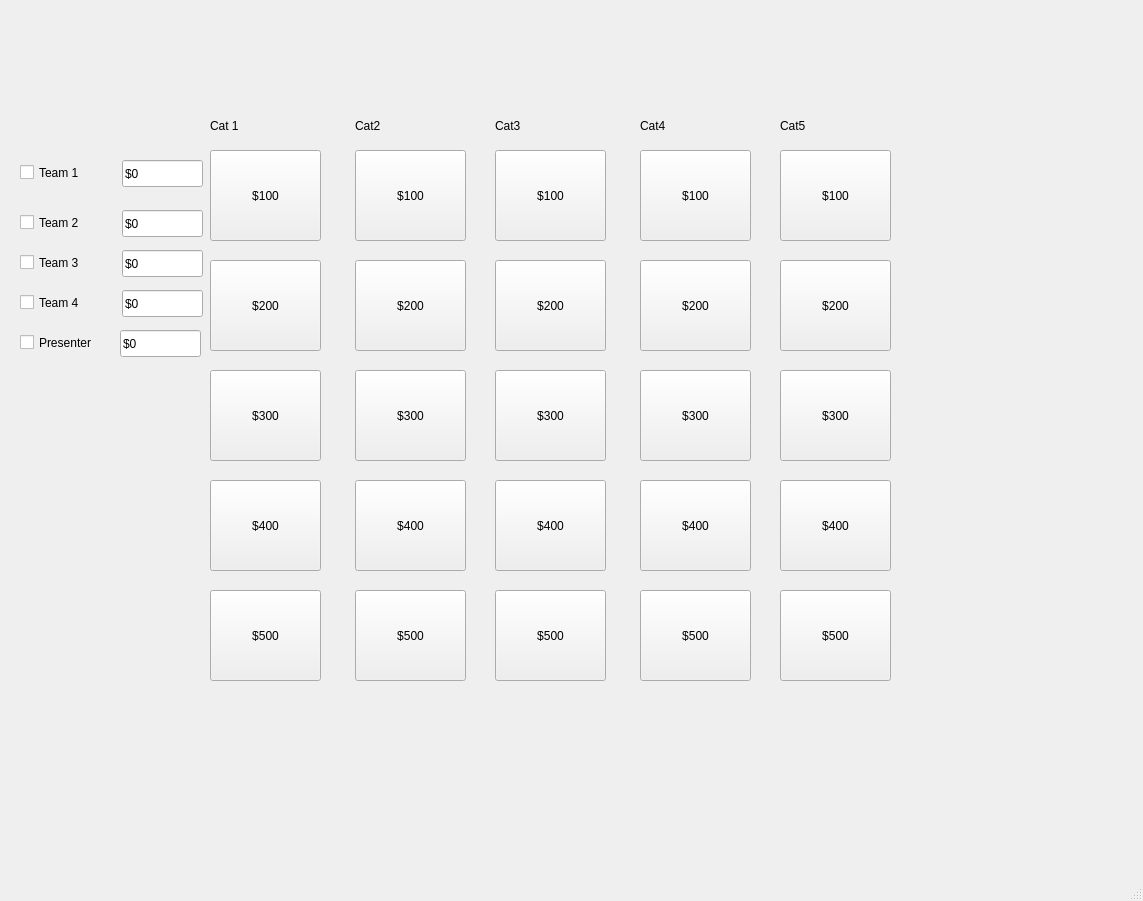
<?xml version="1.0" encoding="UTF-8"?>
<ui version="4.0">
 <class>MainWindow</class>
 <widget class="QMainWindow" name="MainWindow">
  <property name="geometry">
   <rect>
    <x>0</x>
    <y>0</y>
    <width>1143</width>
    <height>901</height>
   </rect>
  </property>
  <property name="windowTitle">
   <string>MainWindow</string>
  </property>
  <widget class="QWidget" name="centralwidget">
   <widget class="QPushButton" name="cat1_1">
    <property name="geometry">
     <rect>
      <x>210</x>
      <y>150</y>
      <width>111</width>
      <height>91</height>
     </rect>
    </property>
    <property name="text">
     <string>$100</string>
    </property>
   </widget>
   <widget class="QPushButton" name="cat2_1">
    <property name="geometry">
     <rect>
      <x>355</x>
      <y>150</y>
      <width>111</width>
      <height>91</height>
     </rect>
    </property>
    <property name="text">
     <string>$100</string>
    </property>
   </widget>
   <widget class="QPushButton" name="cat1_2">
    <property name="geometry">
     <rect>
      <x>210</x>
      <y>260</y>
      <width>111</width>
      <height>91</height>
     </rect>
    </property>
    <property name="text">
     <string>$200</string>
    </property>
   </widget>
   <widget class="QPushButton" name="cat4_1">
    <property name="geometry">
     <rect>
      <x>640</x>
      <y>150</y>
      <width>111</width>
      <height>91</height>
     </rect>
    </property>
    <property name="text">
     <string>$100</string>
    </property>
   </widget>
   <widget class="QPushButton" name="cat5_1">
    <property name="geometry">
     <rect>
      <x>780</x>
      <y>150</y>
      <width>111</width>
      <height>91</height>
     </rect>
    </property>
    <property name="text">
     <string>$100</string>
    </property>
   </widget>
   <widget class="QPushButton" name="cat3_1">
    <property name="geometry">
     <rect>
      <x>495</x>
      <y>150</y>
      <width>111</width>
      <height>91</height>
     </rect>
    </property>
    <property name="text">
     <string>$100</string>
    </property>
   </widget>
   <widget class="QPushButton" name="cat1_3">
    <property name="geometry">
     <rect>
      <x>210</x>
      <y>370</y>
      <width>111</width>
      <height>91</height>
     </rect>
    </property>
    <property name="text">
     <string>$300</string>
    </property>
   </widget>
   <widget class="QPushButton" name="cat1_4">
    <property name="geometry">
     <rect>
      <x>210</x>
      <y>480</y>
      <width>111</width>
      <height>91</height>
     </rect>
    </property>
    <property name="text">
     <string>$400</string>
    </property>
   </widget>
   <widget class="QPushButton" name="cat1_5">
    <property name="geometry">
     <rect>
      <x>210</x>
      <y>590</y>
      <width>111</width>
      <height>91</height>
     </rect>
    </property>
    <property name="text">
     <string>$500</string>
    </property>
   </widget>
   <widget class="QPushButton" name="cat2_2">
    <property name="geometry">
     <rect>
      <x>355</x>
      <y>260</y>
      <width>111</width>
      <height>91</height>
     </rect>
    </property>
    <property name="text">
     <string>$200</string>
    </property>
   </widget>
   <widget class="QPushButton" name="cat3_2">
    <property name="geometry">
     <rect>
      <x>495</x>
      <y>260</y>
      <width>111</width>
      <height>91</height>
     </rect>
    </property>
    <property name="text">
     <string>$200</string>
    </property>
   </widget>
   <widget class="QPushButton" name="cat4_2">
    <property name="geometry">
     <rect>
      <x>640</x>
      <y>260</y>
      <width>111</width>
      <height>91</height>
     </rect>
    </property>
    <property name="text">
     <string>$200</string>
    </property>
   </widget>
   <widget class="QPushButton" name="cat5_2">
    <property name="geometry">
     <rect>
      <x>780</x>
      <y>260</y>
      <width>111</width>
      <height>91</height>
     </rect>
    </property>
    <property name="text">
     <string>$200</string>
    </property>
   </widget>
   <widget class="QPushButton" name="cat2_3">
    <property name="geometry">
     <rect>
      <x>355</x>
      <y>370</y>
      <width>111</width>
      <height>91</height>
     </rect>
    </property>
    <property name="text">
     <string>$300</string>
    </property>
   </widget>
   <widget class="QPushButton" name="cat3_3">
    <property name="geometry">
     <rect>
      <x>495</x>
      <y>370</y>
      <width>111</width>
      <height>91</height>
     </rect>
    </property>
    <property name="text">
     <string>$300</string>
    </property>
   </widget>
   <widget class="QPushButton" name="cat4_3">
    <property name="geometry">
     <rect>
      <x>640</x>
      <y>370</y>
      <width>111</width>
      <height>91</height>
     </rect>
    </property>
    <property name="text">
     <string>$300</string>
    </property>
   </widget>
   <widget class="QPushButton" name="cat5_3">
    <property name="geometry">
     <rect>
      <x>780</x>
      <y>370</y>
      <width>111</width>
      <height>91</height>
     </rect>
    </property>
    <property name="text">
     <string>$300</string>
    </property>
   </widget>
   <widget class="QPushButton" name="cat2_4">
    <property name="geometry">
     <rect>
      <x>355</x>
      <y>480</y>
      <width>111</width>
      <height>91</height>
     </rect>
    </property>
    <property name="text">
     <string>$400</string>
    </property>
   </widget>
   <widget class="QPushButton" name="cat3_4">
    <property name="geometry">
     <rect>
      <x>495</x>
      <y>480</y>
      <width>111</width>
      <height>91</height>
     </rect>
    </property>
    <property name="text">
     <string>$400</string>
    </property>
   </widget>
   <widget class="QPushButton" name="cat4_4">
    <property name="geometry">
     <rect>
      <x>640</x>
      <y>480</y>
      <width>111</width>
      <height>91</height>
     </rect>
    </property>
    <property name="text">
     <string>$400</string>
    </property>
   </widget>
   <widget class="QPushButton" name="cat5_4">
    <property name="geometry">
     <rect>
      <x>780</x>
      <y>480</y>
      <width>111</width>
      <height>91</height>
     </rect>
    </property>
    <property name="text">
     <string>$400</string>
    </property>
   </widget>
   <widget class="QPushButton" name="cat2_5">
    <property name="geometry">
     <rect>
      <x>355</x>
      <y>590</y>
      <width>111</width>
      <height>91</height>
     </rect>
    </property>
    <property name="text">
     <string>$500</string>
    </property>
   </widget>
   <widget class="QPushButton" name="cat3_5">
    <property name="geometry">
     <rect>
      <x>495</x>
      <y>590</y>
      <width>111</width>
      <height>91</height>
     </rect>
    </property>
    <property name="text">
     <string>$500</string>
    </property>
   </widget>
   <widget class="QPushButton" name="cat4_5">
    <property name="geometry">
     <rect>
      <x>640</x>
      <y>590</y>
      <width>111</width>
      <height>91</height>
     </rect>
    </property>
    <property name="text">
     <string>$500</string>
    </property>
   </widget>
   <widget class="QPushButton" name="cat5_5">
    <property name="geometry">
     <rect>
      <x>780</x>
      <y>590</y>
      <width>111</width>
      <height>91</height>
     </rect>
    </property>
    <property name="text">
     <string>$500</string>
    </property>
   </widget>
   <widget class="QLabel" name="cat1">
    <property name="geometry">
     <rect>
      <x>210</x>
      <y>100</y>
      <width>121</width>
      <height>51</height>
     </rect>
    </property>
    <property name="text">
     <string>Cat 1</string>
    </property>
   </widget>
   <widget class="QLabel" name="cat2">
    <property name="geometry">
     <rect>
      <x>355</x>
      <y>100</y>
      <width>121</width>
      <height>51</height>
     </rect>
    </property>
    <property name="text">
     <string>Cat2</string>
    </property>
   </widget>
   <widget class="QLabel" name="cat3">
    <property name="geometry">
     <rect>
      <x>495</x>
      <y>100</y>
      <width>121</width>
      <height>51</height>
     </rect>
    </property>
    <property name="text">
     <string>Cat3</string>
    </property>
   </widget>
   <widget class="QLabel" name="cat4">
    <property name="geometry">
     <rect>
      <x>640</x>
      <y>100</y>
      <width>121</width>
      <height>51</height>
     </rect>
    </property>
    <property name="text">
     <string>Cat4</string>
    </property>
   </widget>
   <widget class="QLabel" name="cat5">
    <property name="geometry">
     <rect>
      <x>780</x>
      <y>100</y>
      <width>121</width>
      <height>51</height>
     </rect>
    </property>
    <property name="text">
     <string>Cat5</string>
    </property>
   </widget>
   <widget class="QCheckBox" name="checkBox">
    <property name="geometry">
     <rect>
      <x>20</x>
      <y>160</y>
      <width>92</width>
      <height>25</height>
     </rect>
    </property>
    <property name="text">
     <string>Team 1</string>
    </property>
   </widget>
   <widget class="QCheckBox" name="checkBox_2">
    <property name="geometry">
     <rect>
      <x>20</x>
      <y>210</y>
      <width>92</width>
      <height>25</height>
     </rect>
    </property>
    <property name="text">
     <string>Team 2</string>
    </property>
   </widget>
   <widget class="QCheckBox" name="checkBox_3">
    <property name="geometry">
     <rect>
      <x>20</x>
      <y>250</y>
      <width>92</width>
      <height>25</height>
     </rect>
    </property>
    <property name="text">
     <string>Team 3</string>
    </property>
   </widget>
   <widget class="QCheckBox" name="checkBox_4">
    <property name="geometry">
     <rect>
      <x>20</x>
      <y>290</y>
      <width>92</width>
      <height>25</height>
     </rect>
    </property>
    <property name="text">
     <string>Team 4</string>
    </property>
   </widget>
   <widget class="QCheckBox" name="checkBox_5">
    <property name="geometry">
     <rect>
      <x>20</x>
      <y>330</y>
      <width>92</width>
      <height>25</height>
     </rect>
    </property>
    <property name="text">
     <string>Presenter</string>
    </property>
   </widget>
   <widget class="QLineEdit" name="lineEdit">
    <property name="geometry">
     <rect>
      <x>122</x>
      <y>160</y>
      <width>81</width>
      <height>27</height>
     </rect>
    </property>
    <property name="text">
     <string>$0</string>
    </property>
   </widget>
   <widget class="QLineEdit" name="lineEdit_2">
    <property name="geometry">
     <rect>
      <x>122</x>
      <y>210</y>
      <width>81</width>
      <height>27</height>
     </rect>
    </property>
    <property name="text">
     <string>$0</string>
    </property>
   </widget>
   <widget class="QLineEdit" name="lineEdit_3">
    <property name="geometry">
     <rect>
      <x>122</x>
      <y>250</y>
      <width>81</width>
      <height>27</height>
     </rect>
    </property>
    <property name="text">
     <string>$0</string>
    </property>
   </widget>
   <widget class="QLineEdit" name="lineEdit_4">
    <property name="geometry">
     <rect>
      <x>122</x>
      <y>290</y>
      <width>81</width>
      <height>27</height>
     </rect>
    </property>
    <property name="text">
     <string>$0</string>
    </property>
   </widget>
   <widget class="QLineEdit" name="lineEdit_5">
    <property name="geometry">
     <rect>
      <x>120</x>
      <y>330</y>
      <width>81</width>
      <height>27</height>
     </rect>
    </property>
    <property name="text">
     <string>$0</string>
    </property>
   </widget>
  </widget>
  <widget class="QMenuBar" name="menubar">
   <property name="geometry">
    <rect>
     <x>0</x>
     <y>0</y>
     <width>1143</width>
     <height>24</height>
    </rect>
   </property>
  </widget>
  <widget class="QStatusBar" name="statusbar"/>
 </widget>
 <resources/>
 <connections/>
</ui>
